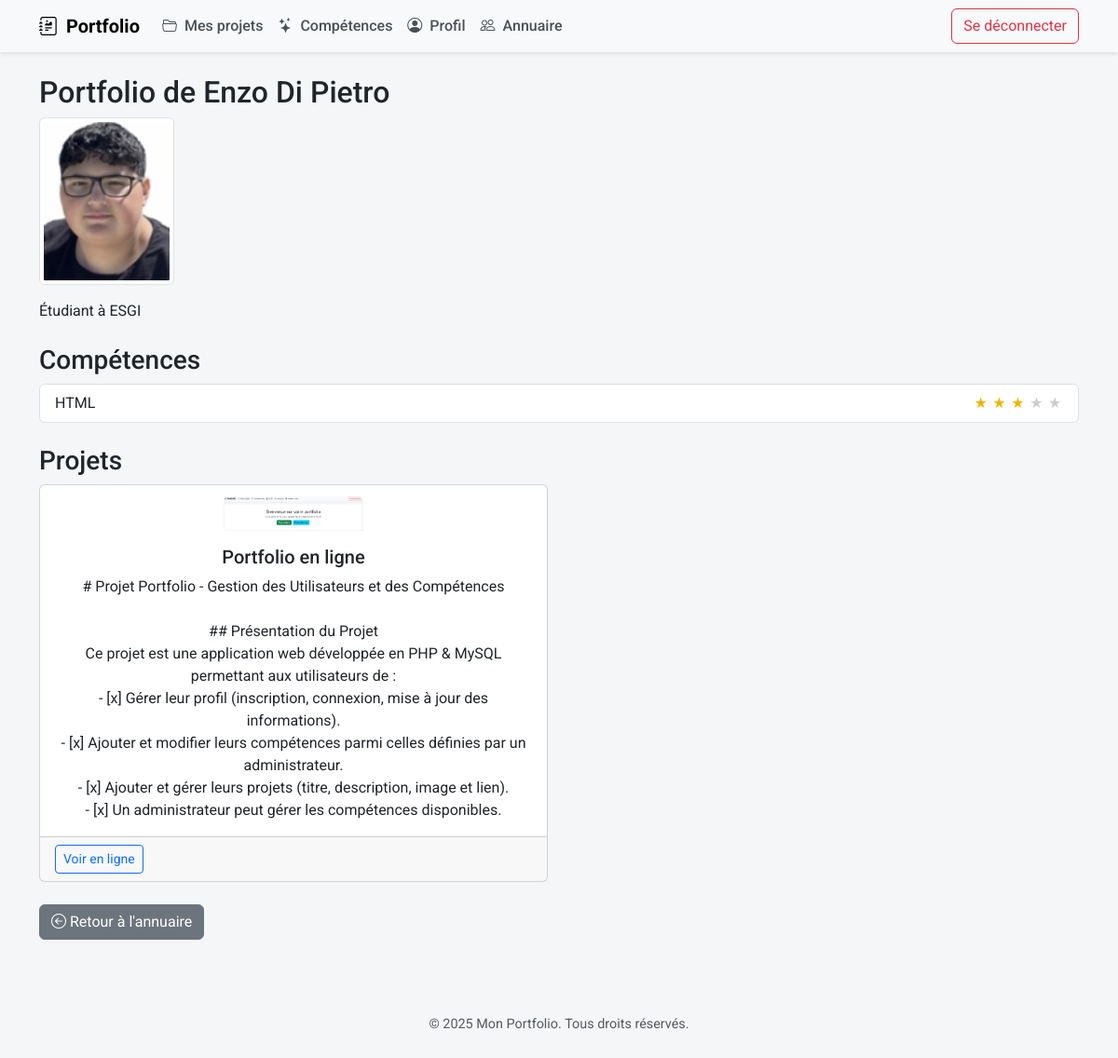
Screenshot of /view_user.php?id=4 (signed in) with the database file from the repository.
### tables this page shows
CREATE TABLE `profiles` (
  `user_id` int(11) NOT NULL,
  `name` varchar(255) DEFAULT NULL,
  `bio` text DEFAULT NULL,
  `photo` varchar(255) DEFAULT NULL
);

CREATE TABLE `user_skills` (
  `id` int(11) NOT NULL,
  `user_id` int(11) NOT NULL,
  `skill_type_id` int(11) NOT NULL,
  `level` tinyint(4) NOT NULL DEFAULT 1
);

CREATE TABLE `skill_types` (
  `id` int(11) NOT NULL,
  `name` varchar(255) NOT NULL,
  `difficulty` tinyint(4) NOT NULL DEFAULT 1 COMMENT '1=débutant → 5=expert'
);

CREATE TABLE `projects` (
  `id` int(11) NOT NULL,
  `user_id` int(11) NOT NULL,
  `title` varchar(255) NOT NULL,
  `description` text NOT NULL,
  `link` varchar(255) DEFAULT NULL,
  `image` varchar(255) DEFAULT NULL,
  `created_at` datetime NOT NULL DEFAULT current_timestamp()
);

### includes/functions.php (called while the page is built, shortened)
<?php
function getProjectsByUser(int $user_id): array {
    $pdo  = getPDO();
    $stmt = $pdo->prepare(
        'SELECT * FROM projects WHERE user_id = ? ORDER BY created_at DESC'
    );
    $stmt->execute([$user_id]);
    return $stmt->fetchAll();
}
function getUserSkills(int $user_id): array {
    $pdo  = getPDO();
    $stmt = $pdo->prepare(<<<'SQL'
        SELECT
          us.id,
          st.name       AS skill,
          st.difficulty,
          us.level
        FROM user_skills us
        JOIN skill_types st ON st.id = us.skill_type_id
        WHERE us.user_id = ?
        ORDER BY st.name
    SQL);
    $stmt->execute([$user_id]);
    return $stmt->fetchAll();
}
function getProfile(int $user_id): array {
    $pdo  = getPDO();
    $stmt = $pdo->prepare('SELECT * FROM profiles WHERE user_id = ?');
    $stmt->execute([$user_id]);
    return $stmt->fetch() ?: [];
}

### view_user.php (the view, shortened to what this page needs)
<?php
require_once __DIR__ . '/includes/functions.php';
$id = intval($_GET['id'] ?? 0);
$profile  = getProfile($id);
$projects = getProjectsByUser($id);
$skills   = getUserSkills($id);
$name     = trim($profile['name'] ?? '') ?: "Utilisateur #{$id}";
include __DIR__ . '/includes/header.php';
?>
<h2>Portfolio de <?= htmlspecialchars($name) ?></h2>
<?php if (!empty($profile['photo'])): ?>
  <img
    src="/uploads/<?= htmlspecialchars($profile['photo']) ?>"
    alt="Photo de <?= htmlspecialchars($name) ?>"
    class="img-thumbnail mb-3"
    style="max-width:150px;"
  >
<?php endif; ?>
<?php if (!empty($profile['bio'])): ?>
  <p><?= nl2br(htmlspecialchars($profile['bio'])) ?></p>
<?php endif; ?>
<h3 class="mt-4">Compétences</h3>
<?php if (empty($skills)): ?>
  <p>Aucune compétence renseignée.</p>
<?php else: ?>
  <ul class="list-group mb-4">
    <?php foreach ($skills as $s): ?>
      <li class="list-group-item d-flex justify-content-between align-items-center">
        <?= htmlspecialchars($s['skill']) ?>
        <div class="star-display" aria-label="Niveau <?= $s['level'] ?>/5">
          <?php for ($i = 1; $i <= 5; $i++): ?>
            <span class="<?= $i <= $s['level'] ? 'filled' : '' ?>">★</span>
          <?php endfor; ?>
        </div>
      </li>
    <?php endforeach; ?>
  </ul>
<?php endif; ?>
<h3>Projets</h3>
<?php if (empty($projects)): ?>
  <p>Aucun projet pour le moment.</p>
<?php else: ?>
  <div class="row row-cols-1 row-cols-md-2 g-4">
    <?php foreach ($projects as $p): ?>
      <div class="col">
        <div class="card h-100">
          <?php if (!empty($p['image'])): ?>
            <img
              src="/uploads/projects/<?= htmlspecialchars($p['image']) ?>"
              class="card-img-top"
              alt="<?= htmlspecialchars($p['title']) ?>"
              style="max-width:150px; max-height:150px; object-fit:cover; margin:0.75rem auto 0;"
            >
          <?php endif; ?>
          <div class="card-body text-center">
            <h5 class="card-title"><?= htmlspecialchars($p['title']) ?></h5>
            <p class="card-text"><?= nl2br(htmlspecialchars($p['description'])) ?></p>
          </div>
          <div class="card-footer">
            <?php if (!empty($p['link'])): ?>
              <a href="<?= htmlspecialchars($p['link']) ?>"
                 target="_blank"
                 class="btn btn-outline-primary btn-sm">
                Voir en ligne
              </a>
            <?php endif; ?>
          </div>
        </div>
      </div>
    <?php endforeach; ?>
  </div>
<?php endif; ?>
<p class="mt-4">
  <a href="directory.php" class="btn btn-secondary">
    <i class="bi bi-arrow-left-circle me-1"></i>Retour à l'annuaire
  </a>
</p>
<?php include __DIR__ . '/includes/footer.php'; ?>

### assets/css/style.css (style rules this page uses)
body { font-family: 'Roboto', sans-serif; background-color: #f4f6f8; }
.star-display { display: inline-block; font-size: 1rem; color: #ccc; }
.star-display .filled { color: #f5b301; }
.star-display span { margin-right: 0.1rem; }

### rows the page displays
profiles: name "Enzo Di Pietro", photo (picture), bio "Étudiant à ESGI"
user_skills: skill_type.name "HTML"
projects: image (picture), title "Portfolio en ligne", description "# Projet Portfolio - Gestion des Utilisateurs et des Compétences ## Présentation du Projet Ce projet est une application web développée en PHP & MySQL permettant aux utilisateurs de : - [x] Gérer leur profil (inscription, connexion, mise à jour des informations). - [x] Ajouter et modifier leurs compétences parmi celles définies par un administrateur. - [x] Ajouter et gérer leurs projets (titre, description, image et lien). - [x] Un administrateur peut gérer les compétences disponibles."
